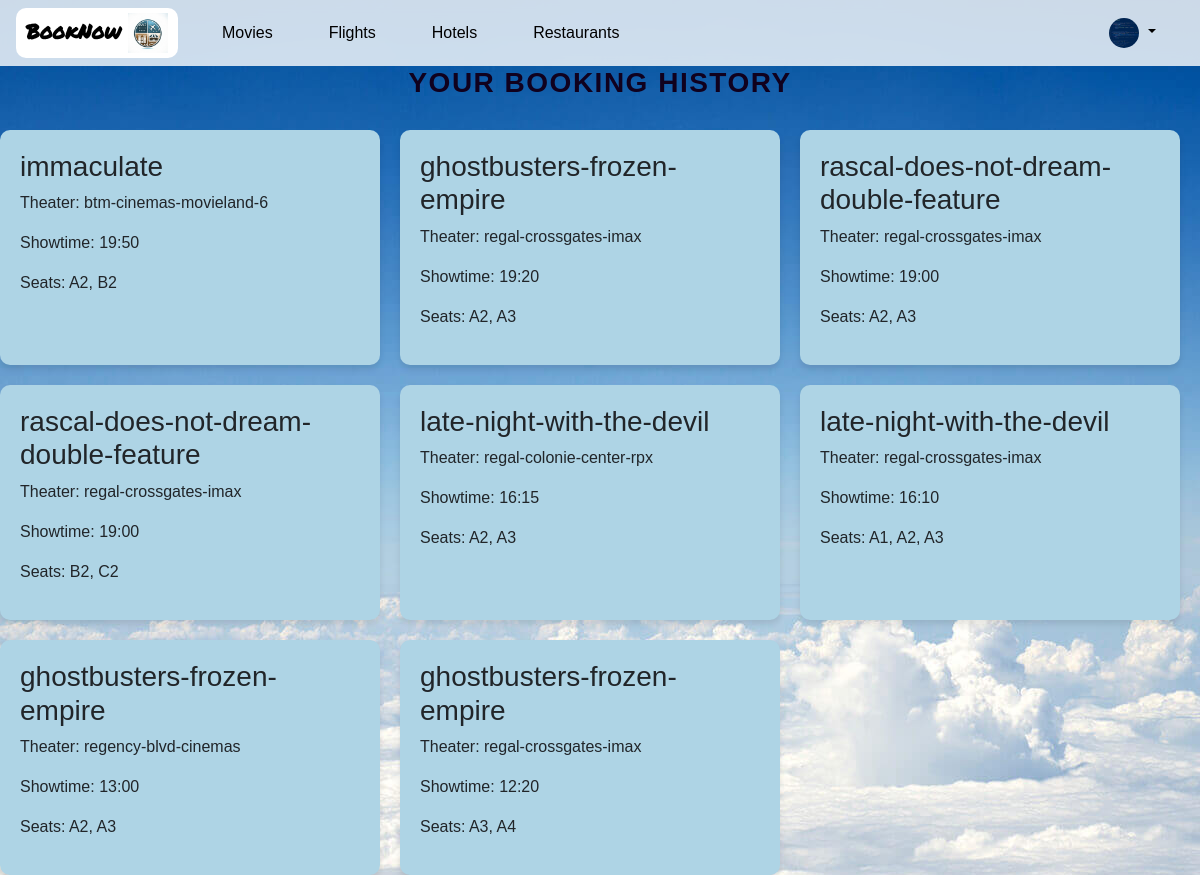
The page /history/ (signed in) on the database as committed earlier.
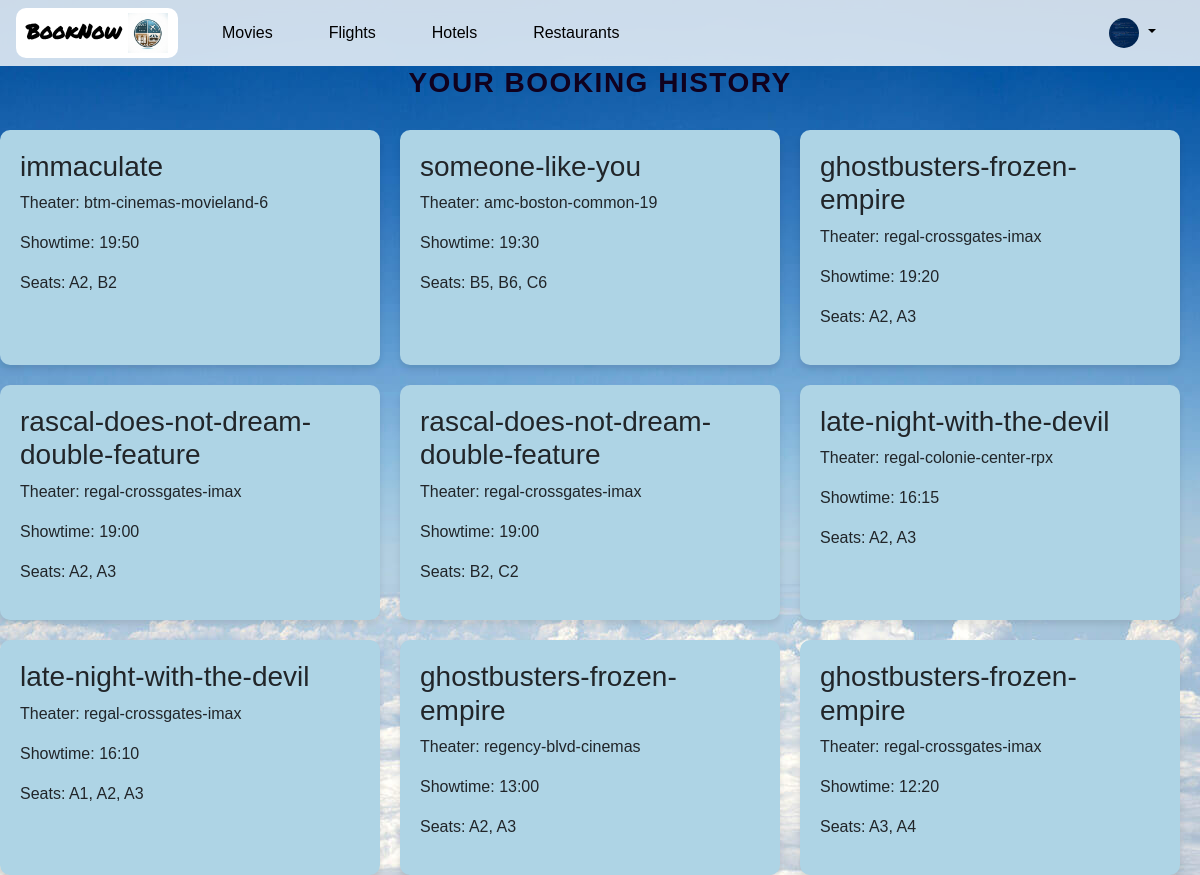
The same page on the database as committed later.
### user/models.py (models this page shows, shortened)
class UserProfile(models.Model):
    user = models.OneToOneField(User, on_delete=models.CASCADE)
    name= models.CharField(max_length=100)
    lname=models.CharField(null=True,max_length=100,blank=True,default='')
    email = models.EmailField(null=True)
    profile_pic = models.ImageField(upload_to='profile_pics/', null=True, blank=True)
    address = models.TextField(null=True,blank=True)
    line1=models.TextField(null=True,blank=True,default='')
    line2=models.TextField(null=True,blank=True,default='')
    state=models.TextField(null=True,blank=True,default='')
    country=models.TextField(null=True,blank=True,default='')
    country_code=models.IntegerField( default=0)
    phno = models.IntegerField( default=0)

class MovieTickets(models.Model):
    user = models.ForeignKey(settings.AUTH_USER_MODEL, on_delete=models.CASCADE)
    theater = models.CharField(max_length=255)
    movie = models.CharField(max_length=255)
    showtime = models.CharField(max_length=25)
    booking_id = models.AutoField(primary_key=True)
    tickets = models.CharField(max_length=255)
    payment = models.BooleanField(default=False)

### user/views.py (the view)
# urls.py: path('history/', views.history, name='history'),
@login_required
def history(request):
    bookings = MovieTickets.objects.filter(user=request.user,payment=True).order_by('-showtime')
    context = {
        'bookings': bookings
    }
    return render(request, 'history.html', context)

### templates/history.html (shortened to what this page needs)
{% extends 'base.html' %}
{% block content %}
<div class="booking-history">
    <h2 class="booking-history-header">Your Booking History</h2>
    <div class="bookings-container">
        {% for booking in bookings %}
            <div class="booking-card">
                <h3>{{ booking.movie }}</h3>
                <p>Theater: {{ booking.theater }}</p>
                <p>Showtime: {{ booking.showtime }}</p>
                <p>Seats: {{ booking.tickets }}</p>
            </div>
        {% empty %}
            <p>You have no bookings.</p>
        {% endfor %}
    </div>
</div>
{% endblock %}

### templates/base.html (shortened to what this page needs)
{% load static %}
<!DOCTYPE html>
<html lang="en">
<head>
    <link href="https://stackpath.bootstrapcdn.com/bootstrap/4.5.2/css/bootstrap.min.css" rel="stylesheet">
    <link rel="stylesheet" href="https://stackpath.bootstrapcdn.com/font-awesome/4.7.0/css/font-awesome.min.css">
    <link rel="stylesheet" href="https://stackpath.bootstrapcdn.com/bootstrap/4.3.1/css/bootstrap.min.css">
    <link rel="stylesheet" href="https://cdnjs.cloudflare.com/ajax/libs/font-awesome/5.15.4/css/all.min.css">
    <link rel="stylesheet" href="{% static 'css/index.css' %}">
    <link rel="stylesheet" href="{% static 'css/bookings.css' %}">
    <link rel="stylesheet" href="{% static 'css/main.css' %}">
    <link rel="stylesheet" href="{% static 'css/seat.css' %}">
</head>
<body>
    <nav class="navbar navbar-expand-lg navbar-light">
        <a class="navbar-brand" href="{% url 'home' %}" style="background-color: white; border-radius: 10px; padding-left: 10px; box-shadow: #000;">BookNow
            <img src="{% static 'logo.png' %}" alt="Logo" style="width: 40px; height: 40px; margin-right: 10px; vertical-align: middle;">
        </a>
        <div class="collapse navbar-collapse" id="navbarNav">
            <ul class="navbar-nav mr-auto">
                {% if request.resolver_match.url_name != 'home' %}
                    <li class="nav-item">
                        <a class="nav-link" href="{% url 'movies_home' %}">Movies</a>
                    </li>
                    <li class="nav-item">
                        <a class="nav-link" href="{% url 'search_flights' %}">Flights</a>
                    </li>
                    <li class="nav-item">
                        <a class="nav-link" href="{% url 'hotel_list' %}">Hotels</a>
                    </li>
                    <li class="nav-item">
                        <a class="nav-link" href="{% url 'restraunt_list' %}">Restaurants</a>
                    </li>
                {% endif %}
            </ul>
            {% if user.is_authenticated %}
            <ul class="navbar-nav">
                <li class="nav-item dropdown">
                    <a class="nav-link dropdown-toggle" href="#" id="navbarDropdownMenuLink" data-toggle="dropdown" aria-haspopup="true" aria-expanded="false">
                        {% if user.userprofile.profile_pic %}
                            <img src="{{ user.userprofile.profile_pic.url }}" alt="Profile" style="width: 30px; height: 30px; border-radius: 50%;">
                        {% else %}
                            <img src="{% static 'default-profile.png' %}" alt="Default" style="width: 30px; height: 30px; border-radius: 50%;">
                        {% endif %}
                    </a>
                </li>
            </ul>
            {% endif %}
        </div>
    </nav>
    {% block content %}
    {% endblock %}
</body>
</html>

### static/css/bookings.css (style rules this page uses)
body { background: linear-gradient(250deg, #dc354585, #0524ff61), url(../images/bookings.jpg); min-height: 100vh; background-position: center; background-repeat: no-repeat; background-size: cover; }

### templates/history.html (style rules this page uses)
body { background: url("/static/profile_bg.jpg"); }
.booking-history .booking-history-header { text-align: center; font-size: 28px; color: #10011e; margin-bottom: 30px; text-transform: uppercase; letter-spacing: 1.5px; font-weight: 600; }
.booking-history .bookings-container { display: flex; flex-wrap: wrap; gap: 20px; }
.booking-history .booking-card { flex: 0 1 calc(33.333% - 20px); background-color: #aed4e5; padding: 20px; border-radius: 10px; box-shadow: 0 4px 6px rgba(0, 0, 0, 0.1); }
.booking-history .booking-card h3 { margin-top: 0; }

Rows that differ between the two databases and show on the page:
added MovieTickets: movie "someone-like-you", theater "amc-boston-common-19", showtime "19:30", tickets "B5, B6, C6"
